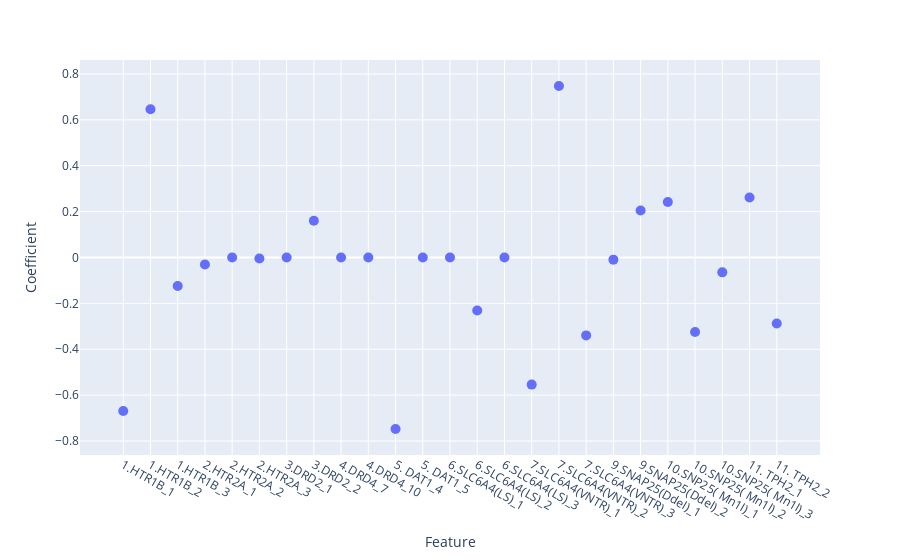

Notebook source saved alongside this figure:
### Markdown cell above
### Coefficients

Once the model is trained we can get the coefficients which will tell us what are the features (SNPs) with the highest influence in the model. Consider that these coefficients are the same as those that are producing the great F1 score showed by cross-validation. Additionally, here we are using elasticnet this method allows us to configure a balance between L1 and L2 regularization so, we will see some coefficients in zero that could be consider as with no correlation so far (consider also some of them are 0 due to the amount of data), L1 can be kind of agressive, so will be important to achieve a equilibrium, in this case I will use a ratio of 0.3

### Code cell
feature_coefficients = pd.DataFrame({
    'Feature': df_autosomal_transformed.iloc[:,2:].columns,
    'Coefficient': model_autosomal.coef_[0]
})

fig = px.scatter(feature_coefficients, x=feature_coefficients["Feature"], y=feature_coefficients["Coefficient"])
fig.update_traces(marker={'size': 10})

### Figure 1 — Plotly figure (JSON) as saved in the notebook; plotly's stock layout.template omitted (floating-point values rounded to 4 significant figures)
{"data": [{"hovertemplate": "Feature=%{x}<br>Coefficient=%{y}<extra></extra>", "legendgroup": "", "marker": {"color": "#636efa", "size": 10, "symbol": "circle"}, "mode": "markers", "name": "", "orientation": "v", "showlegend": false, "type": "scatter", "x": ["1.HTR1B_1", "1.HTR1B_2", "1.HTR1B_3", "2.HTR2A_1", "2.HTR2A_2", "2.HTR2A_3", "3.DRD2_1", "3.DRD2_2", "4.DRD4_7", "4.DRD4_10", "5. DAT1_4", "5. DAT1_5", "6.SLC6A4(LS)_1", "6.SLC6A4(LS)_2", "6.SLC6A4(LS)_3", "7.SLC6A4(VNTR)_1", "7.SLC6A4(VNTR)_2", "7.SLC6A4(VNTR)_3", "9.SNAP25(DdeI)_1", "9.SNAP25(DdeI)_2", "10.SNP25( Mn1I)_1", "10.SNP25( Mn1I)_2", "10.SNP25( Mn1I)_3", "11. TPH2_1", "11. TPH2_2"], "xaxis": "x", "y": [-0.6688, 0.6463, -0.1244, -0.03032, 0, -0.004169, 0, 0.1601, 0, 0, -0.7476, 0, 0, -0.2312, 0, -0.5541, 0.7475, -0.3397, -0.009389, 0.2051, 0.242, -0.3247, -0.06488, 0.2612, -0.2875], "yaxis": "y"}], "layout": {"legend": {"tracegroupgap": 0}, "margin": {"t": 60}, "xaxis": {"anchor": "y", "domain": [0, 1], "title": {"text": "Feature"}}, "yaxis": {"anchor": "x", "domain": [0, 1], "title": {"text": "Coefficient"}}}}
